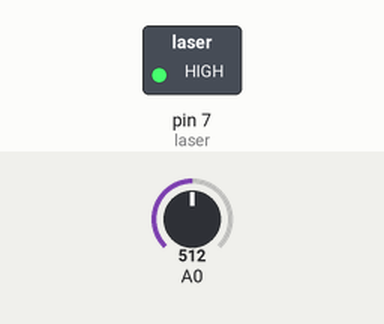
Simulated run of this sketch. Board: Arduino Uno, built with avr-gcc and run on an emulated ATmega328P. Shown: switched loads named in the sketch (green lamp = pin HIGH). The inputs (shaded band) are chosen by the test bench; at power-on: A0 = 512. What the sketch prints to the serial monitor is not drawn.

Above: at 0.1 s.
Timing chart, 0 to 1.6 s (numbered marks = the images above):
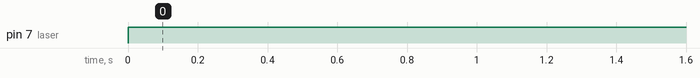

The sketch:

photogate.ino
```cpp
int i;
int moi = 0;
int laser=7;
bool inicio = false;
  uint32_t ts1;
  uint32_t ts2;
void setup()
{
  Serial.begin(9600);
  Serial.println("Leitura : ");
  pinMode(laser, OUTPUT);

}

void loop()
{
  digitalWrite(laser, HIGH);

  moi = analogRead(0);

  //Serial.println(moi);  // Print an integer

  if (moi < 100 && inicio==false)
  {
      inicio=true; /// inicializa o cronometro
      ts1 = micros();
  }
  if (moi > 100 && inicio==true) /// se tirou o dedo da frente e cronometro inicializou
  {
      ts2 = micros(); /// para o cronometro
      Serial.println((ts2-ts1)); /// imprime intervalo
      inicio = false; /// reseta cronometro
  }

  // print the time interval in microseconds


  delay(50);
}
```

Measured:
- by itself, pin 7 (laser): LOW → HIGH at 0.00 s
